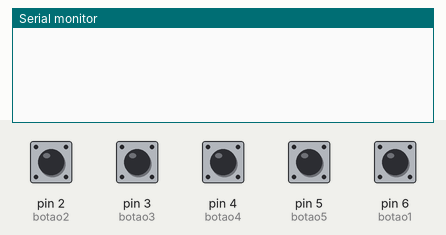
A sketch run on a simulated Arduino Uno, built with avr-gcc and run on an emulated ATmega328P. Parts: the last lines printed to the serial monitor. Inputs (shaded band) come from the test bench; at power-on: pin 2 (botao2), pin 3 (botao3), pin 4 (botao4), pin 5 (botao5), pin 6 (botao1) LOW.

Above: at 1.2 s.
1.3 s: pin 2 (botao2) pulled HIGH for 0.15 s
At 2.6 s:
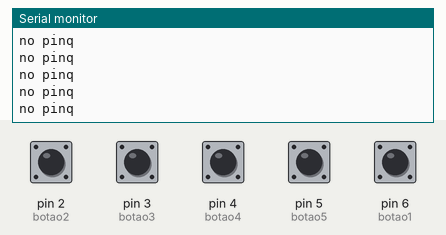
2.9 s: pin 3 (botao3) pulled HIGH for 0.15 s
At 3.8 s:
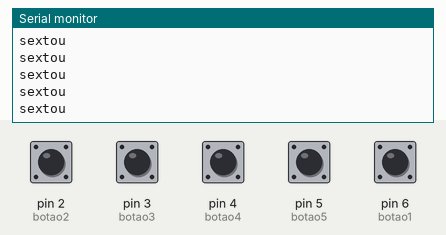
4.5 s: pin 4 (botao4) pulled HIGH for 0.15 s
At 5.8 s:
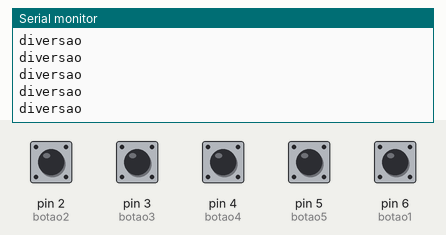
6.1 s: pin 5 (botao5) pulled HIGH for 0.15 s
At 7.3 s:
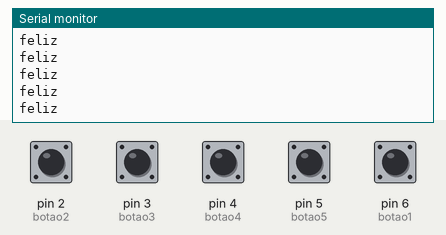
7.7 s: pin 6 (botao1) pulled HIGH for 0.15 s
At 9.0 s:
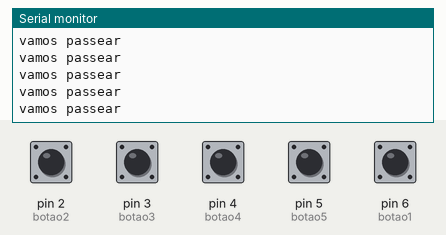
9.3 s: pin 2 (botao2) driven HIGH and pin 4 (botao4) driven HIGH
At 10.4 s:
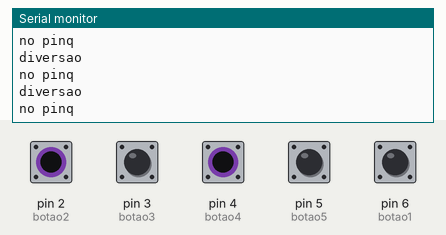

Measured:
- after the input at 1.3 s, the serial monitor: prints a new line at once (image 1)
- after the input at 2.9 s, the serial monitor: prints a new line at once (image 2)
- after the input at 4.5 s, the serial monitor: prints a new line at once (image 3)
- after the input at 6.1 s, the serial monitor: prints a new line at once (image 4)
- after the input at 7.7 s, the serial monitor: prints a new line at once (image 5)
- after the input at 9.3 s, the serial monitor: prints a new line at once (image 6)

The sketch:

codigo.ino
```cpp
const int botao1 = 6;
const int botao2 = 2;
const int botao3 = 3;
const int botao4 = 4;
const int botao5 = 5;

int var1;
int var2;
int var3;
int var4;
int var5;


void setup()
{
  pinMode(botao1, INPUT);
  pinMode(botao2, INPUT);
  pinMode(botao3, INPUT);
  pinMode(botao4, INPUT);
  pinMode(botao5, INPUT);
  Serial.begin(9600);
}

void loop()
{

  var1 = digitalRead(botao1);
  var2 = digitalRead(botao2);
  var3 = digitalRead(botao3);
  var4 = digitalRead(botao4);
  var5 = digitalRead(botao5);

  if(var1){
  	Serial.println("vamos passear");
  }

   if(var2){
  	Serial.println("no pinq");
  }

   if(var3){
  	Serial.println("sextou");
  }

   if(var4){
  	Serial.println("diversao");
  }

   if(var5){
  	Serial.println("feliz");
  }

}
```
